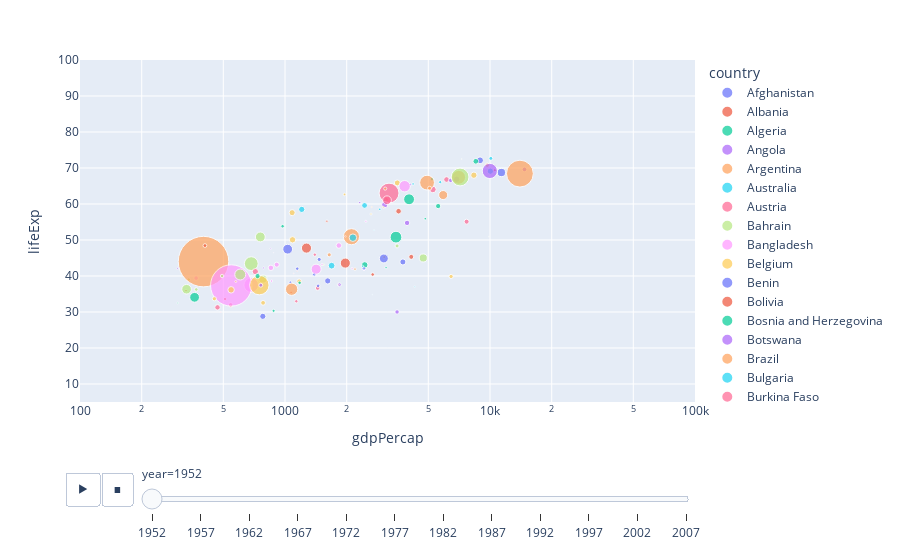

Notebook code for this chart:
### Code cell
# animated plot
px.scatter(df, x= "gdpPercap",
            y = "lifeExp",
            size= "pop", color= "country",
            animation_frame='year', animation_group="continent",
            log_x=True, size_max=55, range_x=[100,100000], range_y=[5,100])
